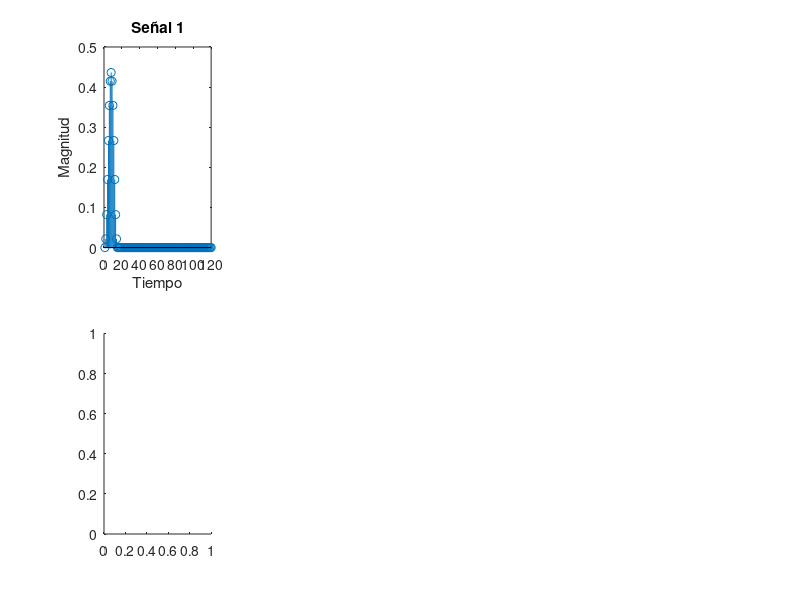

MATLAB code for this plot: (Note: this script raises an error after producing the figure.)
senial1 = [hanning(15)' zeros(1, 105)];
senial2 = [hanning(30)' zeros(1, 90)];
senial3 = [hanning(60)' zeros(1, 60)];
senial4 = [hanning(90)' zeros(1, 30)];
senial1 /= norm(senial1);
senial2 /= norm(senial2);
senial3 /= norm(senial3);
senial4 /= norm(senial4);
fm = 120;

subplot(2, 4, 1)
stem(senial1)
title("Señal 1")
xlabel("Tiempo")
ylabel("Magnitud")
ylim([0 0.5])
subplot(2, 4, 5)
plotFFT(senial1, fm)
title("Transformada de Fourier de Señal 1")
ylim([0 0.07])

subplot(2, 4, 2)
stem(senial2)
title("Señal 2")
xlabel("Tiempo")
ylabel("Magnitud")
ylim([0 0.5])
subplot(2, 4, 6)
plotFFT(senial2, fm)
title("Transformada de Fourier de Señal 2")
ylim([0 0.07])

subplot(2, 4, 3)
stem(senial3)
title("Señal 3")
xlabel("Tiempo")
ylabel("Magnitud")
ylim([0 0.5])
subplot(2, 4, 7)
plotFFT(senial3, fm)
title("Transformada de Fourier de Señal 3")
ylim([0 0.07])

subplot(2, 4, 4)
stem(senial4)
title("Señal 4")
xlabel("Tiempo")
ylabel("Magnitud")
ylim([0 0.5])
subplot(2, 4, 8)
plotFFT(senial4, fm)
title("Transformada de Fourier de Señal 3")
ylim([0 0.07])


